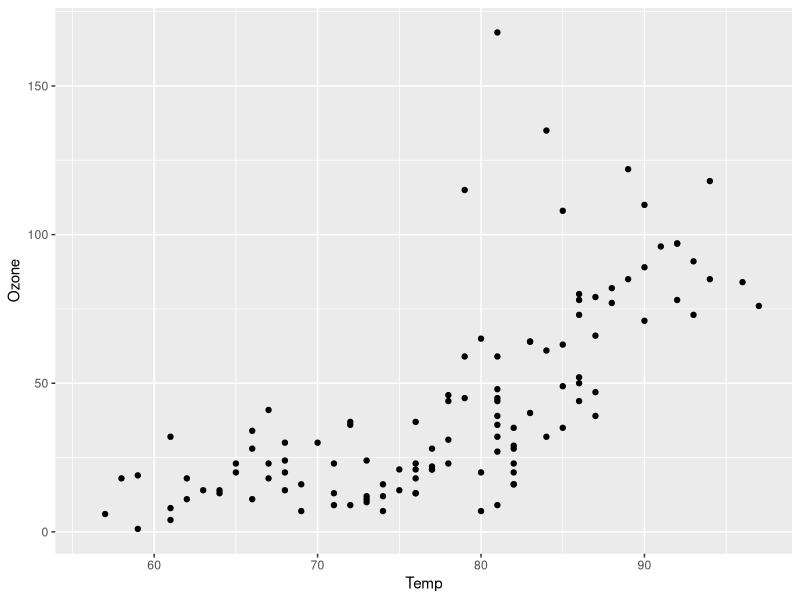
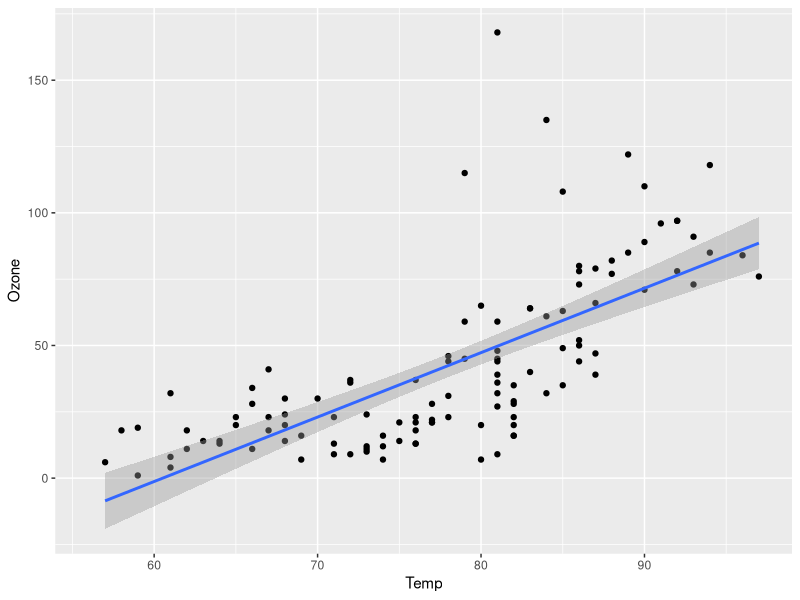
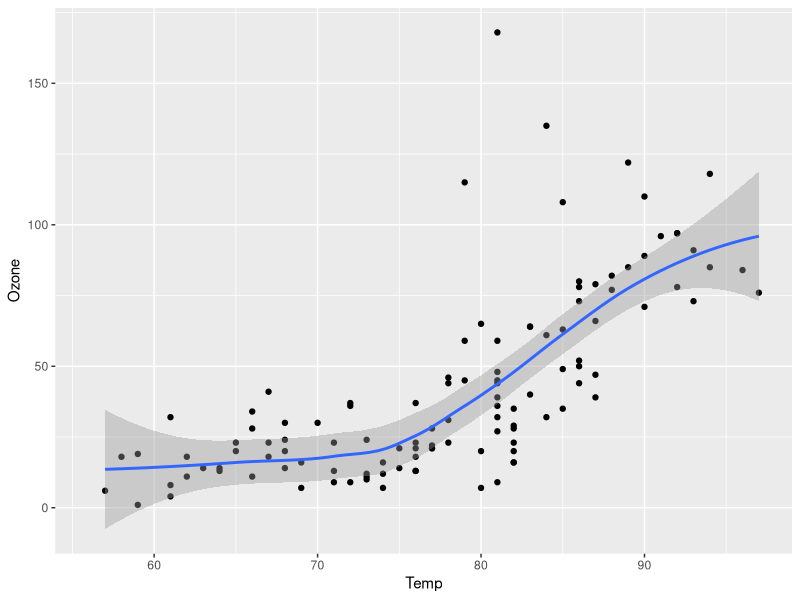

Source code (R) for these figures, in order: (Note: this script raises an error after producing the figures.)
## ---- chunk 1
# Developed by Nuvan Rathnayaka (Fall 2018)
# Updated by Matt Jansen (Spring 2019)
## ---- chunk 2
#install.packages("tidyverse")
library(tidyverse)
## ---- chunk 3
data()
## ---- chunk 4
data(airquality)
head(airquality)
tail(airquality)
summary(airquality)
## ---- chunk 5
ggplot(airquality, aes(x = Temp, y = Ozone)) + 
  geom_point()
## ---- chunk 6
ggplot(airquality, aes(x = Temp, y = Ozone)) + 
  geom_point() + geom_smooth(method="lm")
## ---- chunk 7
ggplot(airquality, aes(x = Temp, y = Ozone)) + 
  geom_point() + geom_smooth(method="loess")
## ---- chunk 8
airquality$Year <- "1973"
## ---- chunk 9
airquality$Date <- as.Date(with(airquality, paste(Year, Month, Day, sep="-"), "%Y-%m-%d"))
## ---- chunk 10
airquality$Date2 <- as.Date(paste(airquality$Year, airquality$Month, airquality$Day, sep="-"), "%Y-%m-%d")
## ---- chunk 11
ggplot(airquality, aes(x=Date, y=ozone)) +
  geom_point() + geom_smooth(method="loess") + theme_bw()
## ---- chunk 12
ggplot(airquality, aes(x=Date, y=Ozone)) +
  geom_point() + geom_smooth(method="loess") + theme_bw()
## ---- chunk 13
ggplot(airquality, aes(x = Month, y = Ozone)) +
        geom_boxplot()

## ---- chunk 14
ggplot(airquality, aes(x = Month, y = Ozone, group=Month)) +
        geom_boxplot()

## ---- chunk 15
airquality$MonthFac <- factor(airquality$Month,labels = c("May", "Jun", "Jul", "Aug", "Sep"))
ggplot(airquality, aes(x = MonthFac, y = Ozone)) +
        geom_boxplot()
## ---- chunk 16

ggplot(airquality, aes(x = MonthFac, y = Ozone)) +
        geom_boxplot() + xlab("Month") + ylab("Mean Daily Ozone (ppb)") + ggtitle("New York City Air Quality")  + theme_bw()
## ---- chunk 17

ggplot(airquality, aes(x = MonthFac, y = Ozone)) +
        geom_boxplot() + xlab("Month") + ylab("Mean Daily Ozone (ppb)") + ggtitle("New York City Air Quality")  + theme_bw() + geom_point()
## ---- chunk 18

ggplot(airquality, aes(x = MonthFac, y = Ozone)) +
        geom_boxplot() + xlab("Month") + ylab("Mean Daily Ozone (ppb)") + ggtitle("New York City Air Quality")  + theme_bw() + geom_jitter()
## ---- chunk 19

ggplot(airquality, aes(x = MonthFac, y = Ozone)) +
        geom_boxplot() + xlab("Month") + ylab("Mean Daily Ozone (ppb)") + ggtitle("New York City Air Quality")  + theme_bw() + geom_jitter(width=0.2)
## ---- chunk 20
ggplot(airquality, aes(x=Temp, y=Ozone)) + geom_point() + geom_smooth(method = "lm") + facet_grid(. ~ Month) + xlab("Maxiumum Daily Temperature (degrees Fahrenheit") + ylab("Mean Daily Ozone (ppb)") + ggtitle("New York City Air Quality") + theme_bw()
